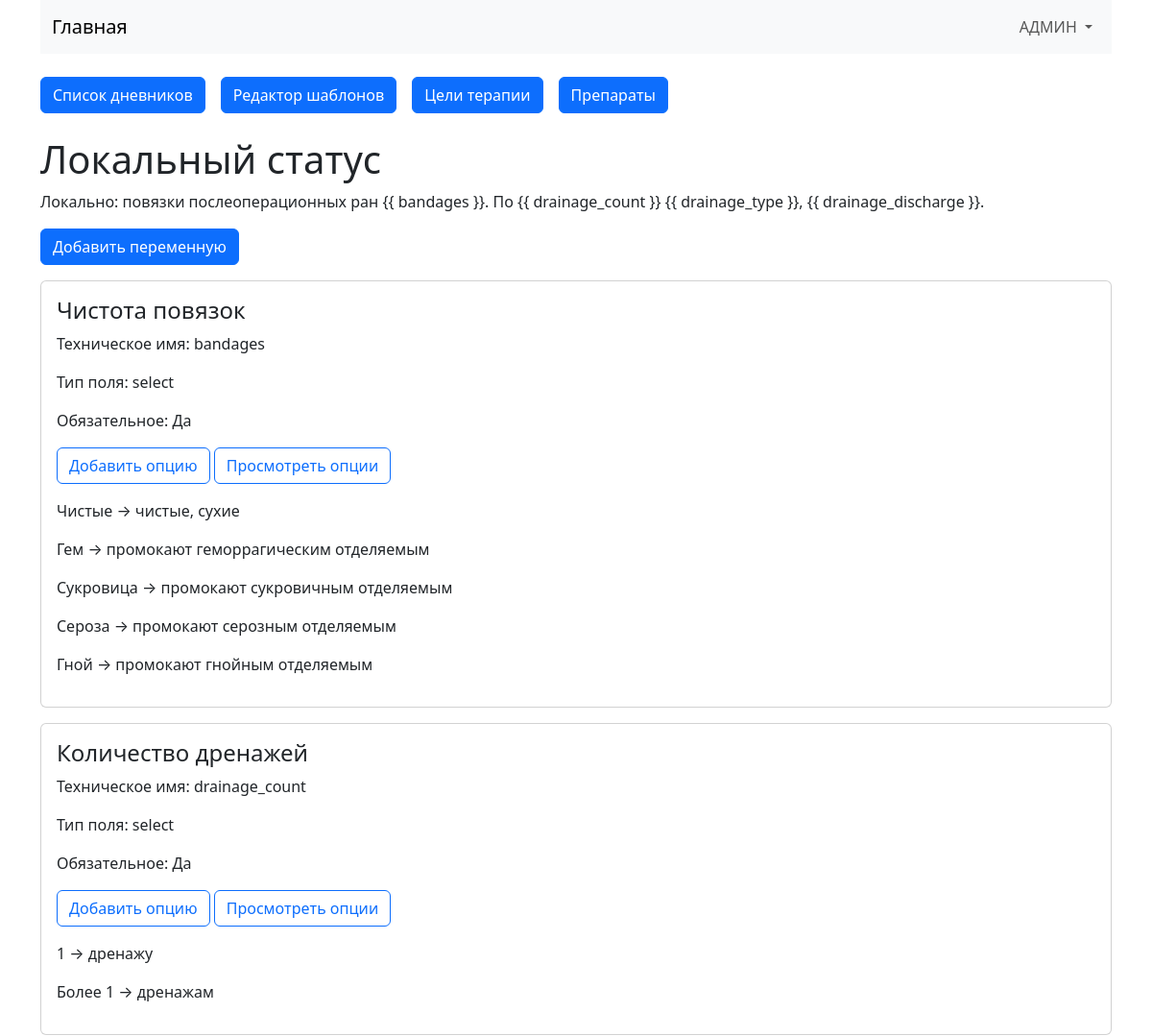
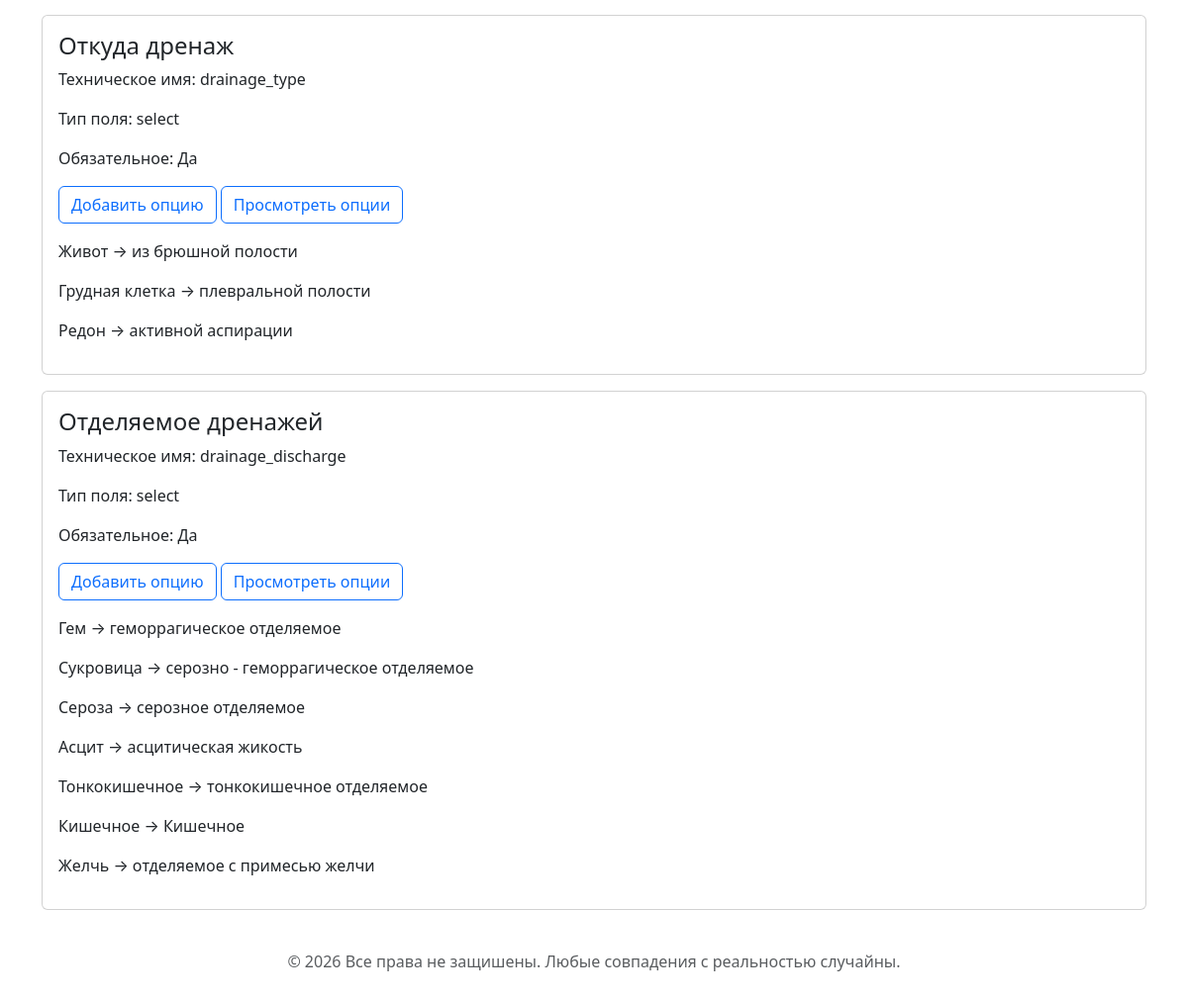
The page /categories/10 (signed in) on the database as committed earlier (2 pictures, top to bottom).
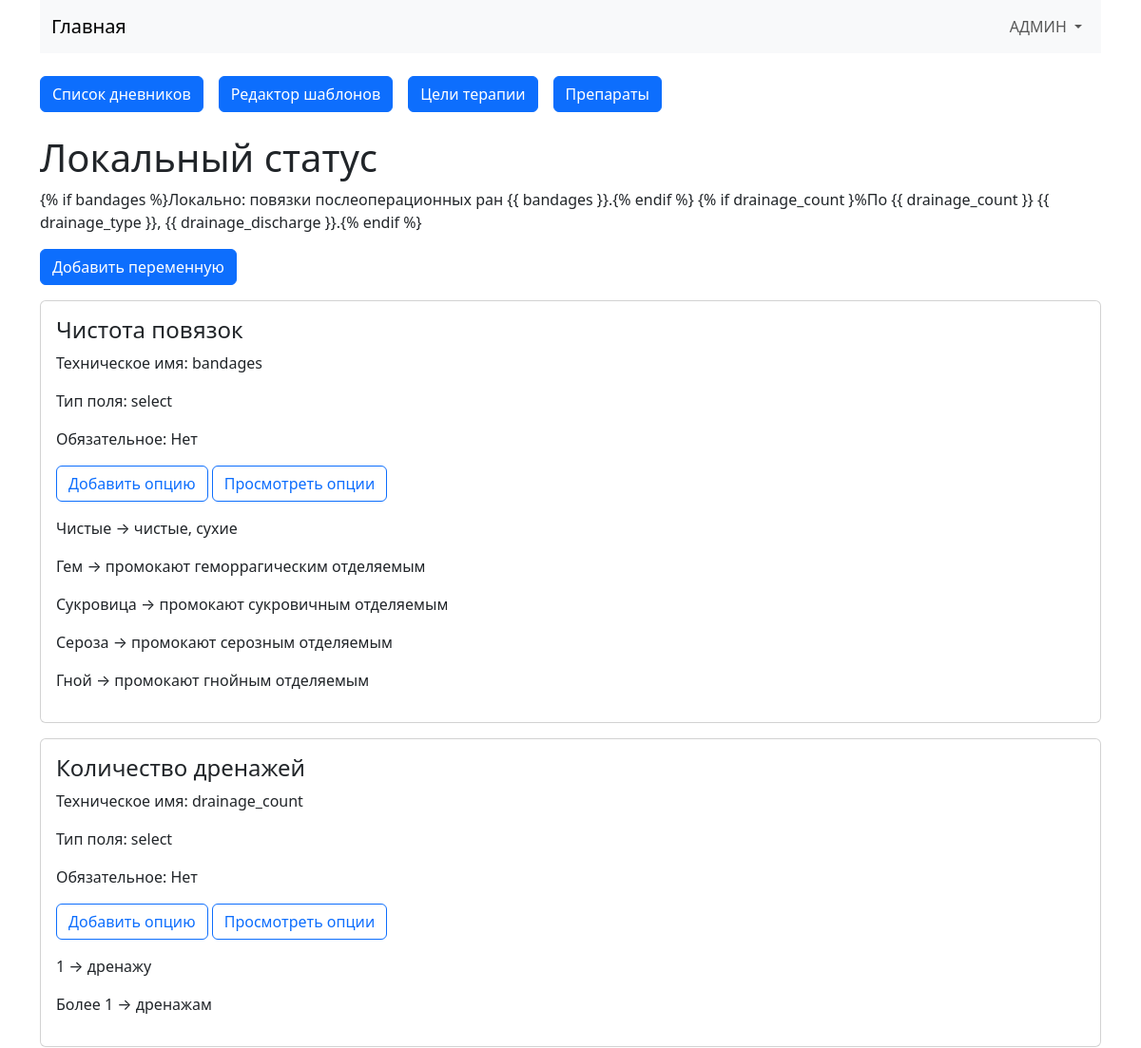
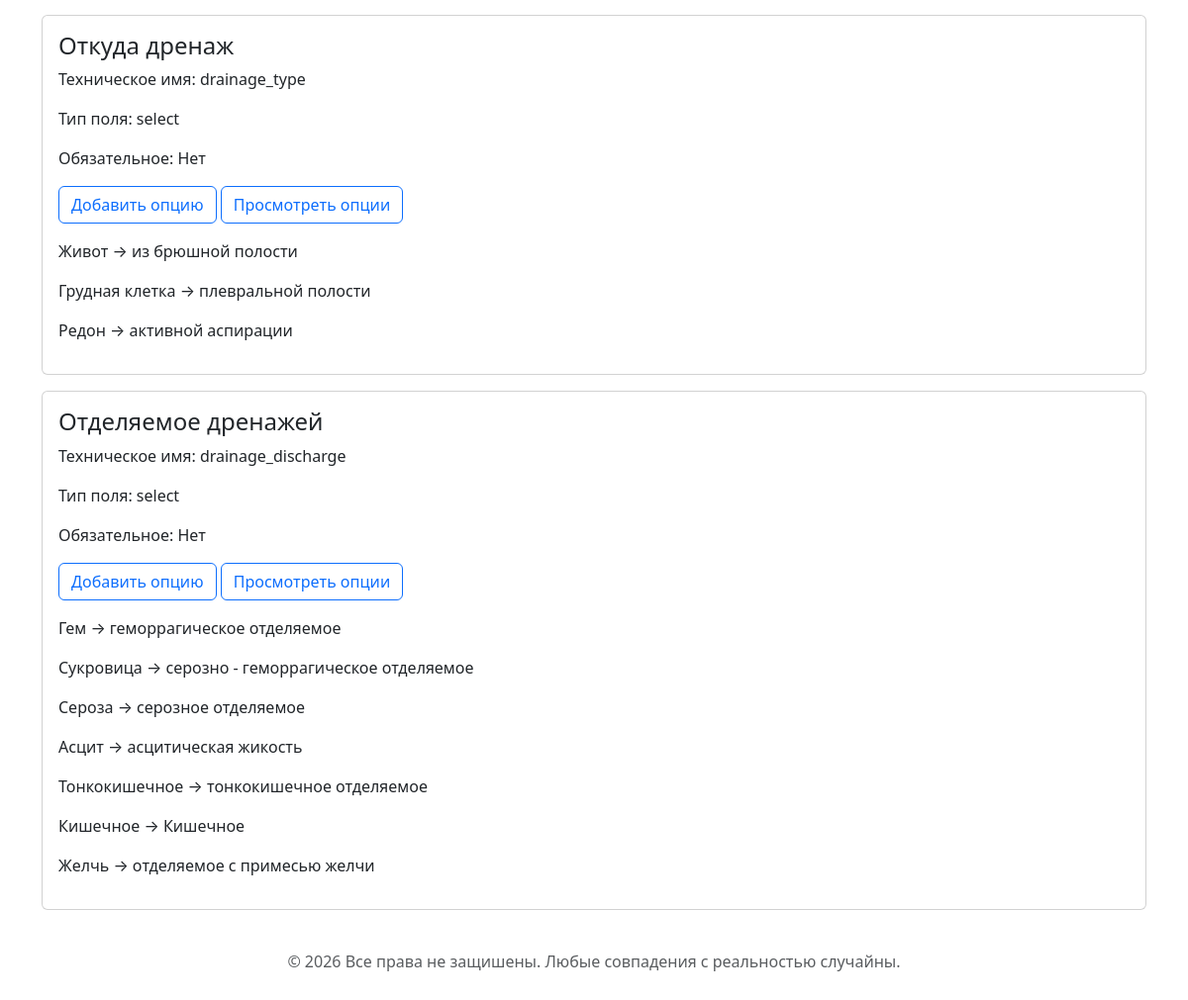
The same page on the database as committed later (2 pictures, top to bottom).
### app.py (models this page shows, shortened)
class Category(db.Model):
    __tablename__ = "category"
    id = db.Column(db.Integer, primary_key=True)
    name = db.Column(db.String(100), nullable=False)
    slug = db.Column(db.String(100), unique=True, nullable=False)
    order = db.Column(db.Integer, nullable=False)
    template = db.Column(db.Text, nullable=False)
    variables = db.relationship(
        "TemplateVariable",
        backref="category",
        cascade="all, delete-orphan",
    )

class TemplateVariable(db.Model):
    __tablename__ = "template_variable"
    id = db.Column(db.Integer, primary_key=True)
    category_id = db.Column(
        db.Integer,
        db.ForeignKey("category.id"),
        nullable=False,
    )
    name = db.Column(db.String(100), nullable=False, unique=False)
    label = db.Column(db.String(150), nullable=False)
    field_type = db.Column(db.String(30), nullable=False)
    required = db.Column(db.Boolean, default=False, nullable=False)
    options = db.relationship(
        "VariableOption",
        backref="variable",
        cascade="all, delete-orphan",
    )
    __table_args__ = (
        db.UniqueConstraint(
            "category_id",
            "name",
            name="unique_category_variable",
        ),
    )

### app.py (the view)
@app.route("/categories/<int:category_id>")
@login_required
def view_category(category_id):
    category = Category.query.get_or_404(category_id)
    variables = (
        TemplateVariable.query.filter_by(category_id=category.id)
        .order_by(TemplateVariable.id)
        .all()
    )
    return render_template(
        "view_category.html",
        category=category,
        variables=variables,
    )

### app.py (called while the page is built)
@login_manager.user_loader
def load_user(user_id):
    return db.session.get(User, int(user_id))

### templates/view_category.html (shortened to what this page needs)
{% extends "base.html" %}
{% block content %}
<div class="container">
    <h1>{{ category.name }}</h1>
    <p>{{ category.template }}</p>
    <a class="btn btn-primary mb-3"
       href="{{ url_for('add_variable', category_id=category.id) }}">
        Добавить переменную
    </a>
    {% for variable in variables %}
        <div class="card mb-3">
            <div class="card-body">
                <h4>{{ variable.label }}</h4>
                <p>Техническое имя: {{ variable.name }}</p>
                <p>Тип поля: {{ variable.field_type }}</p>
                <p>Обязательное: {{ "Да" if variable.required else "Нет" }}</p>
                <a class="btn btn-outline-primary mb-3"
                   href="{{ url_for('add_option', variable_id=variable.id) }}">
                    Добавить опцию
                </a>
                <a class="btn btn-outline-primary mb-3"
                   href="{{ url_for('list_options', variable_id=variable.id) }}">
                    Просмотреть опции
                </a>
                {% for option in variable.options %}
                    <p>
                        {{ option.value }} → {{ option.output_value }}
                    </p>
                {% else %}
                    <p class="text-muted">Опции пока не добавлены.</p>
                {% endfor %}
            </div>
        </div>
    {% else %}
        <p class="text-muted">Переменные пока не добавлены.</p>
    {% endfor %}
</div>
{% endblock content %}

Rows that differ between the two databases and show on the page:
changed Category "Локальный статус": template "Локально: повязки послеоперационных ран {{ bandages }}. По {{ drainage_count }} {{ drainage_type }}, {{ drainage_discharge }}." → "{% if bandages %}Локально: повязки послеоперационных ран {{ bandages }}.{% endif %} {% if drainage_count }%По {{ drainage_count }} {{ drainage_type }}, {{ drainage_discharge }}.{% endif %}"
changed TemplateVariable "Чистота повязок": required "Да" → "Нет"
changed TemplateVariable "Количество дренажей": required "Да" → "Нет"
changed TemplateVariable "Откуда дренаж": required "Да" → "Нет"
changed TemplateVariable "Отделяемое дренажей": required "Да" → "Нет"
